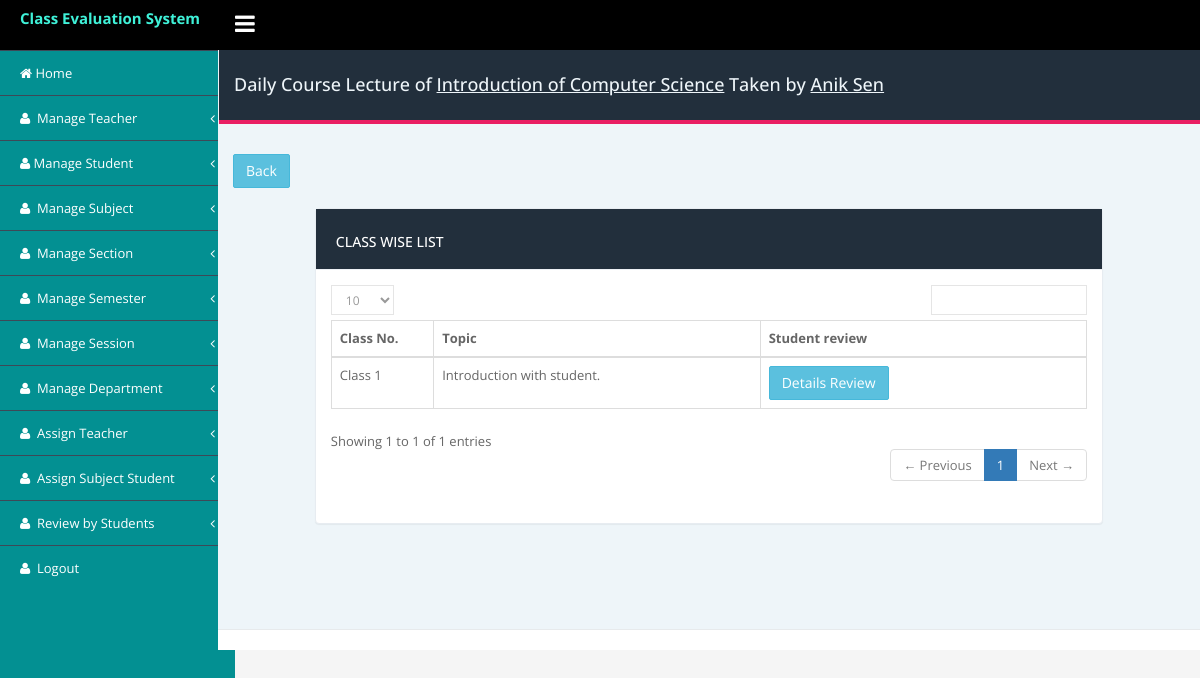
Screenshot of /admin/review/subject_wise_class_list.php?id=1 (signed in) with the database file from the repository.
### tables this page shows
CREATE TABLE `teacher` (
  `id` int(11) NOT NULL,
  `teacher_id` varchar(250) DEFAULT NULL COMMENT 'same as member id',
  `name` varchar(250) DEFAULT NULL,
  `status` int(11) NOT NULL DEFAULT '1',
  `created_at` datetime DEFAULT NULL,
  `updated_at` timestamp NULL DEFAULT CURRENT_TIMESTAMP
);

CREATE TABLE `subject` (
  `id` int(11) NOT NULL,
  `subject_id` varchar(150) DEFAULT NULL,
  `subject_name` varchar(255) NOT NULL,
  `semester` int(11) DEFAULT NULL,
  `status` tinyint(4) NOT NULL DEFAULT '1' COMMENT '1=active,0=inactive',
  `created_at` datetime NOT NULL,
  `updated_at` timestamp NOT NULL DEFAULT CURRENT_TIMESTAMP
);

CREATE TABLE `daily_class_lecture` (
  `id` int(11) NOT NULL,
  `assign_class_id` int(11) DEFAULT NULL COMMENT 'this id from assign class table',
  `course_outline` longtext,
  `class_no` int(11) DEFAULT NULL,
  `status` int(11) DEFAULT '1',
  `created_at` datetime DEFAULT NULL,
  `updated_at` timestamp NULL DEFAULT CURRENT_TIMESTAMP ON UPDATE CURRENT_TIMESTAMP
);

### admin/review/subject_wise_class_list.php (the view, shortened to what this page needs)
<?php include('../includes/db/connection_db.php');?>
<!DOCTYPE html>
<html lang="en">
<head>
        <?php include('../includes/head_link.php');?>
    </head>
    <body class="fixed-top">
        <div id="wrapper">
             <?php include('../includes/nav_header.php');?>
            <div class="page-container">
                <?php include('../includes/left_sidebar.php');?>
                <div class="page-content-wrapper">
                    <div class="content-wrapper container">
                        <div class="row">
                            <div class="col-sm-12">
                                <div class="page-title">
                                    <div class="row">
                                    <?php
                                    if (isset($_GET['id'])) {
                                      $ast_id = $_GET['id'];
                                    }
                                  $details = "SELECT
                                  teacher.name as teacher_name,
                                  subject.subject_name as subject
                                  FROM `assign_teacher`
                                  left join assign_class on assign_class.assign_teacher_id=assign_teacher.id
                                  left join teacher on assign_teacher.teacher_id = teacher.teacher_id
                                  left join subject on assign_teacher.subject_id= subject.id
                                  where assign_class.assign_teacher_id = $ast_id";
                                  $t_result = $conn->query($details);
                                  if ($t_result->num_rows > 0){
                                      $data = $t_result->fetch_object();
                                      echo '<h4 class="pull-left">Daily Course Lecture of <ins>'.$data->subject.'</ins> Taken by <ins> '.$data->teacher_name.' </ins></h4>';
                                  }
                                ?>
                                    </div>
                                </div>
                            </div>
                        </div>
                        <a class="btn btn-info" href="<?=$base?>/review/review_list.php">Back</a>
                        <div class="row">
                        <div class="col-md-10 col-md-offset-1"><div class="panel panel-card margin-b-30 m-4">
                              <div class="panel-heading">
                                      <h5>Class wise list</h5>
                                    </div>
                              <div class="panel-body">
                              <div class="table-responsive">
                                            <table id="basic-datatables" class="table table-bordered" style="table-layout:fixed">
                                                <thead>
                                                    <tr>
                                                        <th width='15%'> Class No. </th>
                                                        <th> Topic </th>
                                                        <th> Student review </th>
                                                    </tr>
                                                </thead>
                                                <tbody>
                                                <?php
                                                $sql = "SELECT daily_class_lecture.id as id,daily_class_lecture.class_no as class_no, daily_class_lecture.course_outline as course_outline
                                                from daily_class_lecture
                                                left join assign_class
                                                on assign_class.id=daily_class_lecture.assign_class_id
                                                left join assign_teacher
                                                on assign_teacher.id=assign_class.assign_teacher_id where assign_teacher.id=$ast_id";
                                                $result = $conn->query($sql);
                                                if ($result->num_rows > 0) {
                                                while($row = $result->fetch_assoc()) { ?>
                                                <tr>
                                                    <td><?php echo "Class ".$row['class_no'];?></td>
                                                    <td><?php
                                                    echo $row['course_outline'];?></td>
                                                    <td> <a href="review_list_student.php?page_id=<?php echo $ast_id;?>&&daily_lecture_id=<?php echo $row['id'];?>"class="btn btn-info">
                                                        Details Review
                                                     </a></td>
                                                </tr>
                                                    <?php } } ?>
                                                </tbody>
                                            </table>
                                        </div>
                              </div>
                          </div> </div>
                        </div>
                    </div>
                  <?php include('../includes/footer.php');?>
            </div>
        </div>
    </body>
</html>

### admin/assets/css/style.css (style rules this page uses)
body { font-family: 'Open Sans', sans-serif; font-size: 13px; line-height: 1.42857143; color: #666; background-color: #f5f5f5; min-height: 100%; margin: 0px; padding: 0px; line-height: 24px; overflow-x: hidden; font-weight: 400; }
.margin-b-30 { margin:20px 0px; }
a { color: #3ff1d8; text-decoration: none; }
.table-responsive { min-height: .01%; overflow-x: hidden; }
.panel { min-width:250px; }
.btn { text-transform: capitalize; font-weight: 400; letter-spacing: 0px; border-radius:2px; -webkit-border-radius: 2px; }
.fixed-top .page-container { margin-top: 50px; }
.page-container { margin: 0; padding: 0; position: relative; }
.content-wrapper.container { width: 100%; }
.page-title { margin: 0px; margin-left: -14px; margin-right: -15px; padding-left: 30px; padding-right: 30px; padding-top: 15px; padding-bottom: 15px; margin-bottom: 30px; background-color: #222f3c; color:#eef5f9!important; border-bottom: 4px solid #E91E63; }
.content-wrapper.container { padding-bottom:45px; }
.page-content-wrapper { margin-left: 218px; margin-top: 0; min-height: 600px; background: #eef5f9; position: relative; }
.panel { border: 1px solid #e7ecf1!important; border-radius: 0px; }
.panel-heading { border-bottom: 1px solid #eef1f5; padding: 15px 20px 10px; border-top-left-radius: 0px; border-top-right-radius: 0px; font-size: 16px; text-transform:uppercase; }
[class*="panel-"] > .panel-heading { border: 0; border-bottom: 1px solid #eef1f5; background-color: #222f3c; color: #fff; }
.panel { margin-bottom: 20px; background-color: #fff; border: 1px solid transparent; border-radius: 4px; -webkit-box-shadow: 0 1px 1px rgba(0,0,0,.05); box-shadow: 0 1px 1px rgba(0,0,0,.05); }

### rows the page displays
teacher: subject.subject_name "Introduction of Computer Science", name "Anik Sen"
daily_class_lecture: class_no "1", course_outline "Introduction with student."
